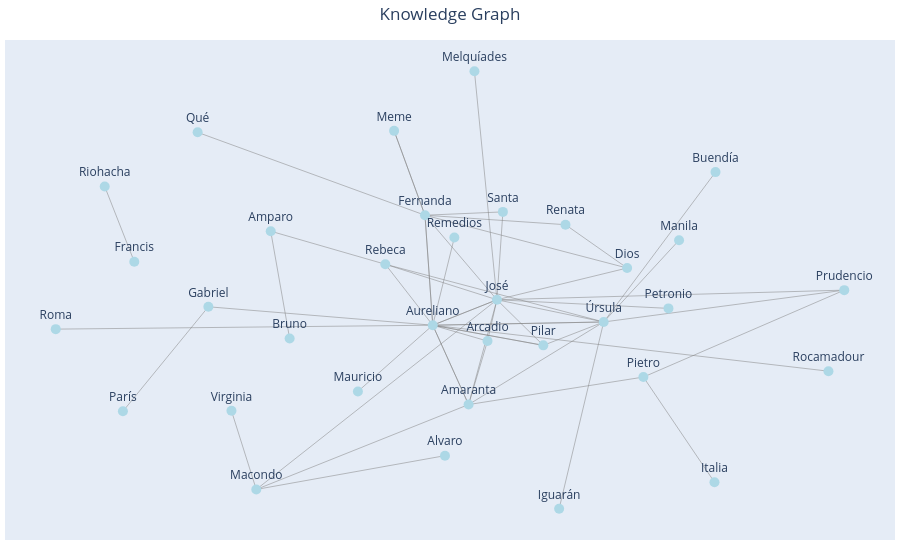

Write notebook code for a chart like this one.
### Markdown cell above
Esta función no hace falta entenderla (yo la he hecho con chatGPT)

### Code cell
import plotly.graph_objects as go

def get_graph(graph: nx.DiGraph):

    pos = nx.fruchterman_reingold_layout(G, k=0.5)

    # Create edge traces
    edge_traces = []
    for edge in G.edges():
        x0, y0 = pos[edge[0]]
        x1, y1 = pos[edge[1]]
        edge_trace = go.Scatter(
            x=[x0, x1, None],
            y=[y0, y1, None],
            mode='lines',
            line=dict(width=0.5, color="gray"),
            hoverinfo="none"
         )
        edge_traces.append(edge_trace)

    # Create node trace
    node_trace = go.Scatter(
        x=[pos[node][0] for node in G.nodes()],
        y=[pos[node][1] for node in G.nodes()],
        mode="markers+text",
        marker=dict(size=10, color="lightblue"),
        text=[node for node in G.nodes()],
        textposition="top center",
        hoverinfo="text",
        textfont=dict(size=12)
    )

    # Create edge label trace
    edge_label_trace = go.Scatter(
        x=[(pos[edge[0]][0] + pos[edge[1]][0]) / 2 for edge in G.edges()],
        y=[(pos[edge[0]][1] + pos[edge[1]][1]) / 2 for edge in G.edges()],
        mode="text",
        text=[G[edge[0]][edge[1]]["label"] for edge in G.edges()],
        textposition="middle center",
        hoverinfo="none",
        textfont=dict(size=7)
    )

    # Create layout
    layout = go.Layout(
        title="Knowledge Graph",
        title_x=0.5,
        showlegend=False,
        hovermode="closest",
        margin=dict(b=20, l=5, r=5, t=40),
        xaxis_visible=False,
        yaxis_visible=False
    )

    # Create Plotly figure
    fig = go.Figure(data=edge_traces + [node_trace, edge_label_trace], layout=layout)

    # Show the interactive plot
    fig.show()

get_graph(G)

### Figure 1 — Plotly figure (JSON) as saved in the notebook; plotly's stock layout.template omitted (floating-point values rounded to 4 significant figures)
{"data": [{"hoverinfo": "none", "line": {"color": "gray", "width": 0.5}, "mode": "lines", "type": "scatter", "x": [0.1146, 0.06322, null], "y": [0.02073, 1, null]}, {"hoverinfo": "none", "line": {"color": "gray", "width": 0.5}, "mode": "lines", "type": "scatter", "x": [0.1146, 0.9068, null], "y": [0.02073, 0.062, null]}, {"hoverinfo": "none", "line": {"color": "gray", "width": 0.5}, "mode": "lines", "type": "scatter", "x": [0.1146, -0.4345, null], "y": [0.02073, -0.7921, null]}, {"hoverinfo": "none", "line": {"color": "gray", "width": 0.5}, "mode": "lines", "type": "scatter", "x": [0.1146, -0.03187, null], "y": [0.02073, -0.08834, null]}, {"hoverinfo": "none", "line": {"color": "gray", "width": 0.5}, "mode": "lines", "type": "scatter", "x": [0.1146, 0.04987, null], "y": [0.02073, -0.4284, null]}, {"hoverinfo": "none", "line": {"color": "gray", "width": 0.5}, "mode": "lines", "type": "scatter", "x": [-0.7127, -0.7802, null], "y": [0.1839, 0.5064, null]}, {"hoverinfo": "none", "line": {"color": "gray", "width": 0.5}, "mode": "lines", "type": "scatter", "x": [0.358, 0.9068, null], "y": [-0.0745, 0.062, null]}, {"hoverinfo": "none", "line": {"color": "gray", "width": 0.5}, "mode": "lines", "type": "scatter", "x": [0.358, 0.6131, null], "y": [-0.0745, 0.5678, null]}, {"hoverinfo": "none", "line": {"color": "gray", "width": 0.5}, "mode": "lines", "type": "scatter", "x": [0.358, -0.1401, null], "y": [-0.0745, 0.1729, null]}, {"hoverinfo": "none", "line": {"color": "gray", "width": 0.5}, "mode": "lines", "type": "scatter", "x": [0.358, -0.03187, null], "y": [-0.0745, -0.08834, null]}, {"hoverinfo": "none", "line": {"color": "gray", "width": 0.5}, "mode": "lines", "type": "scatter", "x": [0.358, 0.2564, null], "y": [-0.0745, -0.8749, null]}, {"hoverinfo": "none", "line": {"color": "gray", "width": 0.5}, "mode": "lines", "type": "scatter", "x": [0.358, 0.1146, null], "y": [-0.0745, 0.02073, null]}, {"hoverinfo": "none", "line": {"color": "gray", "width": 0.5}, "mode": "lines", "type": "scatter", "x": [0.2203, 0.358, null], "y": [-0.1747, -0.0745, null]}, {"hoverinfo": "none", "line": {"color": "gray", "width": 0.5}, "mode": "lines", "type": "scatter", "x": [0.2203, 0.1146, null], "y": [-0.1747, 0.02073, null]}, {"hoverinfo": "none", "line": {"color": "gray", "width": 0.5}, "mode": "lines", "type": "scatter", "x": [0.2203, -0.03187, null], "y": [-0.1747, -0.08834, null]}, {"hoverinfo": "none", "line": {"color": "gray", "width": 0.5}, "mode": "lines", "type": "scatter", "x": [0.4116, 0.1146, null], "y": [0.1567, 0.02073, null]}, {"hoverinfo": "none", "line": {"color": "gray", "width": 0.5}, "mode": "lines", "type": "scatter", "x": [0.01739, -0.03187, null], "y": [0.2875, -0.08834, null]}, {"hoverinfo": "none", "line": {"color": "gray", "width": 0.5}, "mode": "lines", "type": "scatter", "x": [-0.03187, 0.1146, null], "y": [-0.08834, 0.02073, null]}, {"hoverinfo": "none", "line": {"color": "gray", "width": 0.5}, "mode": "lines", "type": "scatter", "x": [-0.03187, -0.1401, null], "y": [-0.08834, 0.1729, null]}, {"hoverinfo": "none", "line": {"color": "gray", "width": 0.5}, "mode": "lines", "type": "scatter", "x": [-0.03187, -0.04964, null], "y": [-0.08834, 0.383, null]}, {"hoverinfo": "none", "line": {"color": "gray", "width": 0.5}, "mode": "lines", "type": "scatter", "x": [-0.03187, 0.358, null], "y": [-0.08834, -0.0745, null]}, {"hoverinfo": "none", "line": {"color": "gray", "width": 0.5}, "mode": "lines", "type": "scatter", "x": [-0.03187, 0.2203, null], "y": [-0.08834, -0.1747, null]}, {"hoverinfo": "none", "line": {"color": "gray", "width": 0.5}, "mode": "lines", "type": "scatter", "x": [-0.03187, -0.8919, null], "y": [-0.08834, -0.1052, null]}, {"hoverinfo": "none", "line": {"color": "gray", "width": 0.5}, "mode": "lines", "type": "scatter", "x": [-0.03187, 0.04987, null], "y": [-0.08834, -0.4284, null]}, {"hoverinfo": "none", "line": {"color": "gray", "width": 0.5}, "mode": "lines", "type": "scatter", "x": [-0.03187, -0.5438, null], "y": [-0.08834, -0.009362, null]}, {"hoverinfo": "none", "line": {"color": "gray", "width": 0.5}, "mode": "lines", "type": "scatter", "x": [-0.03187, 0.8708, null], "y": [-0.08834, -0.2853, null]}, {"hoverinfo": "none", "line": {"color": "gray", "width": 0.5}, "mode": "lines", "type": "scatter", "x": [0.09307, -0.03187, null], "y": [-0.1563, -0.08834, null]}, {"hoverinfo": "none", "line": {"color": "gray", "width": 0.5}, "mode": "lines", "type": "scatter", "x": [0.09307, 0.1146, null], "y": [-0.1563, 0.02073, null]}, {"hoverinfo": "none", "line": {"color": "gray", "width": 0.5}, "mode": "lines", "type": "scatter", "x": [0.09307, 0.04987, null], "y": [-0.1563, -0.4284, null]}, {"hoverinfo": "none", "line": {"color": "gray", "width": 0.5}, "mode": "lines", "type": "scatter", "x": [0.04987, 0.4486, null], "y": [-0.4284, -0.3106, null]}, {"hoverinfo": "none", "line": {"color": "gray", "width": 0.5}, "mode": "lines", "type": "scatter", "x": [0.04987, -0.03187, null], "y": [-0.4284, -0.08834, null]}, {"hoverinfo": "none", "line": {"color": "gray", "width": 0.5}, "mode": "lines", "type": "scatter", "x": [0.04987, 0.358, null], "y": [-0.4284, -0.0745, null]}, {"hoverinfo": "none", "line": {"color": "gray", "width": 0.5}, "mode": "lines", "type": "scatter", "x": [0.04987, -0.4345, null], "y": [-0.4284, -0.7921, null]}, {"hoverinfo": "none", "line": {"color": "gray", "width": 0.5}, "mode": "lines", "type": "scatter", "x": [0.4486, 0.9068, null], "y": [-0.3106, 0.062, null]}, {"hoverinfo": "none", "line": {"color": "gray", "width": 0.5}, "mode": "lines", "type": "scatter", "x": [0.4486, 0.6108, null], "y": [-0.3106, -0.761, null]}, {"hoverinfo": "none", "line": {"color": "gray", "width": 0.5}, "mode": "lines", "type": "scatter", "x": [-0.1401, 0.1146, null], "y": [0.1729, 0.02073, null]}, {"hoverinfo": "none", "line": {"color": "gray", "width": 0.5}, "mode": "lines", "type": "scatter", "x": [-0.4015, -0.1401, null], "y": [0.3146, 0.1729, null]}, {"hoverinfo": "none", "line": {"color": "gray", "width": 0.5}, "mode": "lines", "type": "scatter", "x": [0.53, 0.358, null], "y": [0.276, -0.0745, null]}, {"hoverinfo": "none", "line": {"color": "gray", "width": 0.5}, "mode": "lines", "type": "scatter", "x": [-0.3584, -0.4015, null], "y": [-0.1452, 0.3146, null]}, {"hoverinfo": "none", "line": {"color": "gray", "width": 0.5}, "mode": "lines", "type": "scatter", "x": [0.5058, 0.1146, null], "y": [-0.01622, 0.02073, null]}, {"hoverinfo": "none", "line": {"color": "gray", "width": 0.5}, "mode": "lines", "type": "scatter", "x": [0.1281, -0.04964, null], "y": [0.3972, 0.383, null]}, {"hoverinfo": "none", "line": {"color": "gray", "width": 0.5}, "mode": "lines", "type": "scatter", "x": [0.1281, 0.1146, null], "y": [0.3972, 0.02073, null]}, {"hoverinfo": "none", "line": {"color": "gray", "width": 0.5}, "mode": "lines", "type": "scatter", "x": [-0.04964, 0.2709, null], "y": [0.383, 0.3424, null]}, {"hoverinfo": "none", "line": {"color": "gray", "width": 0.5}, "mode": "lines", "type": "scatter", "x": [-0.04964, 0.4116, null], "y": [0.383, 0.1567, null]}, {"hoverinfo": "none", "line": {"color": "gray", "width": 0.5}, "mode": "lines", "type": "scatter", "x": [-0.04964, -0.03187, null], "y": [0.383, -0.08834, null]}, {"hoverinfo": "none", "line": {"color": "gray", "width": 0.5}, "mode": "lines", "type": "scatter", "x": [-0.04964, 0.1146, null], "y": [0.383, 0.02073, null]}, {"hoverinfo": "none", "line": {"color": "gray", "width": 0.5}, "mode": "lines", "type": "scatter", "x": [-0.04964, -0.5682, null], "y": [0.383, 0.7383, null]}, {"hoverinfo": "none", "line": {"color": "gray", "width": 0.5}, "mode": "lines", "type": "scatter", "x": [-0.04964, -0.12, null], "y": [0.383, 0.7445, null]}, {"hoverinfo": "none", "line": {"color": "gray", "width": 0.5}, "mode": "lines", "type": "scatter", "x": [0.2709, 0.4116, null], "y": [0.3424, 0.1567, null]}, {"hoverinfo": "none", "line": {"color": "gray", "width": 0.5}, "mode": "lines", "type": "scatter", "x": [-0.12, -0.04964, null], "y": [0.7445, 0.383, null]}, {"hoverinfo": "none", "line": {"color": "gray", "width": 0.5}, "mode": "lines", "type": "scatter", "x": [-0.2026, -0.03187, null], "y": [-0.3721, -0.08834, null]}, {"hoverinfo": "none", "line": {"color": "gray", "width": 0.5}, "mode": "lines", "type": "scatter", "x": [-0.4911, -0.4345, null], "y": [-0.4552, -0.7921, null]}, {"hoverinfo": "none", "line": {"color": "gray", "width": 0.5}, "mode": "lines", "type": "scatter", "x": [-0.004013, -0.4345, null], "y": [-0.6474, -0.7921, null]}, {"hoverinfo": "none", "line": {"color": "gray", "width": 0.5}, "mode": "lines", "type": "scatter", "x": [-0.5438, -0.7387, null], "y": [-0.009362, -0.4573, null]}, {"hoverinfo": "text", "marker": {"color": "lightblue", "size": 10}, "mode": "markers+text", "text": ["José", "Melquíades", "Francis", "Riohacha", "Úrsula", "Prudencio", "Pilar", "Dios", "Buendía", "Remedios", "Aureliano", "Arcadio", "Amaranta", "Pietro", "Rebeca", "Amparo", "Manila", "Italia", "Macondo", "Bruno", "Petronio", "Santa", "Fernanda", "Renata", "Meme", "Mauricio", "Qué", "Iguarán", "Roma", "Virginia", "Alvaro", "Gabriel", "París", "Rocamadour"], "textfont": {"size": 12}, "textposition": "top center", "type": "scatter", "x": [0.1146, 0.06322, -0.7127, -0.7802, 0.358, 0.9068, 0.2203, 0.4116, 0.6131, 0.01739, -0.03187, 0.09307, 0.04987, 0.4486, -0.1401, -0.4015, 0.53, 0.6108, -0.4345, -0.3584, 0.5058, 0.1281, -0.04964, 0.2709, -0.12, -0.2026, -0.5682, 0.2564, -0.8919, -0.4911, -0.004013, -0.5438, -0.7387, 0.8708], "y": [0.02073, 1, 0.1839, 0.5064, -0.0745, 0.062, -0.1747, 0.1567, 0.5678, 0.2875, -0.08834, -0.1563, -0.4284, -0.3106, 0.1729, 0.3146, 0.276, -0.761, -0.7921, -0.1452, -0.01622, 0.3972, 0.383, 0.3424, 0.7445, -0.3721, 0.7383, -0.8749, -0.1052, -0.4552, -0.6474, -0.009362, -0.4573, -0.2853]}, {"hoverinfo": "none", "mode": "text", "text": ["", "", "", "", "", "", "", "", "", "", "", "", "", "", "", "", "", "", "", "", "", "", "", "", "", "", "", "", "", "", "", "", "", "", "", "", "", "", "", "", "", "", "", "", "", "", "", "", "", "", "", "", "", ""], "textfont": {"size": 7}, "textposition": "middle center", "type": "scatter", "x": [0.08889, 0.5107, -0.16, 0.04134, 0.08221, -0.7465, 0.6324, 0.4856, 0.109, 0.1631, 0.3072, 0.2363, 0.2892, 0.1674, 0.0942, 0.2631, -0.007243, 0.04134, -0.08599, -0.04076, 0.1631, 0.0942, -0.4619, 0.009001, -0.2878, 0.4195, 0.0306, 0.1038, 0.07147, 0.2493, 0.009001, 0.204, -0.1923, 0.6777, 0.5297, -0.01277, -0.2708, 0.444, -0.3799, 0.3102, 0.03924, 0.1213, 0.1106, 0.181, -0.04076, 0.03246, -0.3089, -0.08485, 0.3412, -0.08485, -0.1172, -0.4628, -0.2193, -0.6412], "y": [0.5104, 0.04136, -0.3857, -0.03381, -0.2038, 0.3451, -0.006251, 0.2466, 0.04918, -0.08142, -0.4747, -0.02688, -0.1246, -0.07698, -0.1315, 0.08873, 0.09956, -0.03381, 0.04226, 0.1473, -0.08142, -0.1315, -0.09675, -0.2584, -0.04885, -0.1868, -0.1223, -0.06776, -0.2923, -0.3695, -0.2584, -0.2515, -0.6103, -0.1243, -0.5358, 0.0968, 0.2437, 0.1007, 0.0847, 0.002257, 0.3901, 0.209, 0.3627, 0.2699, 0.1473, 0.2019, 0.5606, 0.5638, 0.2496, 0.5638, -0.2302, -0.6236, -0.7198, -0.2333]}], "layout": {"hovermode": "closest", "margin": {"b": 20, "l": 5, "r": 5, "t": 40}, "showlegend": false, "title": {"text": "Knowledge Graph", "x": 0.5}, "xaxis": {"visible": false}, "yaxis": {"visible": false}}}
